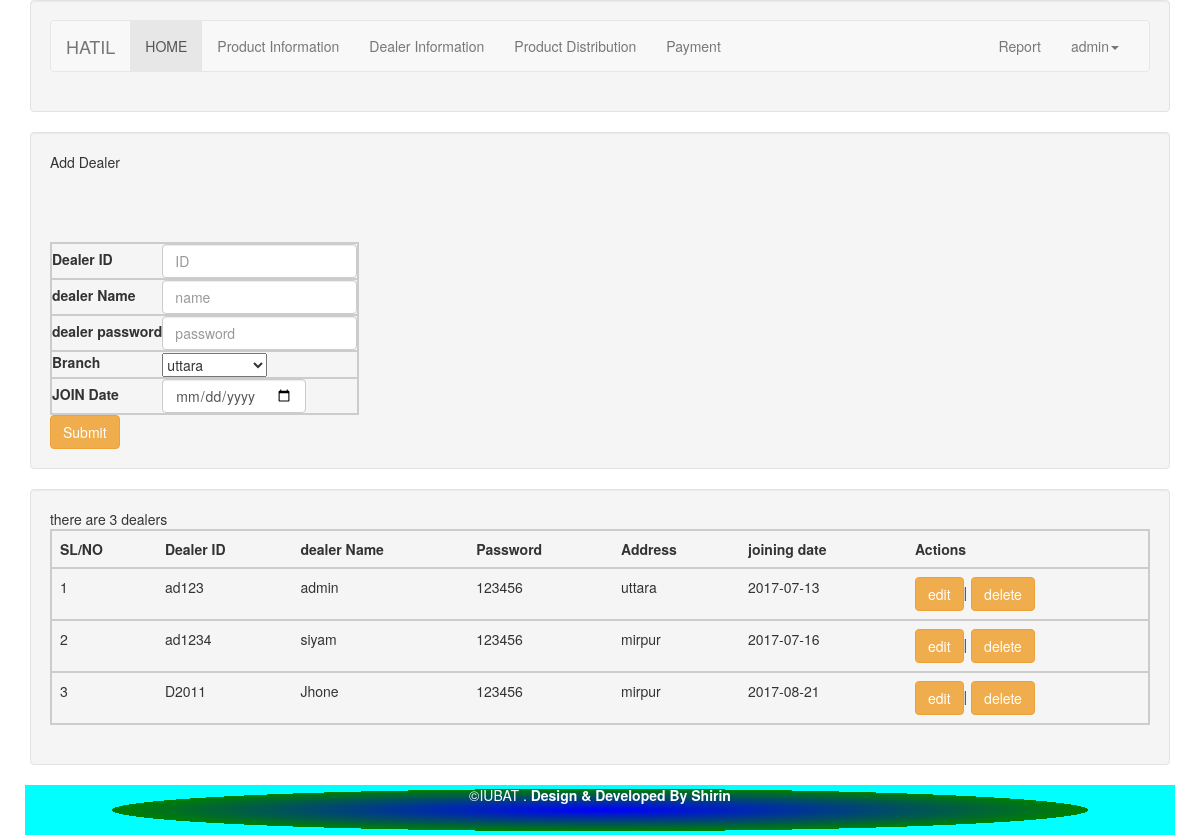
/admin/dealers.php (signed in), run on the app's committed database.
### tables this page shows
CREATE TABLE `dealers` (
  `id` int(11) NOT NULL,
  `dealer_id` varchar(200) NOT NULL,
  `name` varchar(200) NOT NULL,
  `pass` varchar(200) NOT NULL,
  `address` text NOT NULL,
  `join_date` date NOT NULL,
  `accounts` tinyint(1) NOT NULL,
  `payment_date` date NOT NULL,
  `type` varchar(200) NOT NULL,
  `addedby` varchar(200) NOT NULL
);

### admin/dealers.php (the view, shortened to what this page needs)
 <?php  include('files/header.php'); ?>
<?php  include('files/menu.php'); ?>
<div class="container">
	<div class="row">
		<div class="col-md-12">
			<div class="well">
				Add Dealer
				<form class="form-inline" action="php/dealer_add.php" method="post">
					<table>
						<tr>
							<div class="form-group">
						<td> <label  for="exampleInputEmail3">Dealer ID</label></td>
						<td> <input required type="text" name="id" class="form-control"  placeholder="ID"></td>
						</div>
					</tr>
					<br>
						<tr>
							<div class="form-group">
						<td><label for="exampleInputPassword3">dealer  Name</label></td>
						<td><input required type="text"  name="name" class="form-control" id="name" placeholder="name"></td>
						</div>
					</tr>
					<tr>
							<div class="form-group">
						<td><label for="exampleInputPassword3">dealer  password</label></td>
						<td><input required type="password"  name="pass" class="form-control" placeholder="password"></td>
						</div>
					</tr>
					<tr>
							<div class="form-group">
						<td><label  for="exampleInputPassword3">Branch </label></td>
						<td>
							<select name="adrs"  id="">
								<option value="uttara">uttara</option>
							</select>
						</td>
						</div>
					</tr>
					<tr>
							<div class="form-group">
						<td><label  for="exampleInputPassword3">JOIN Date</label></td>
						<td><input type="date"  name="date" class="form-control" placeholder="date"></td>
						</div>
					</tr>
					</table>
  <button type="submit" name="save_dealer" class="btn btn-warning">Submit</button>
</form>
			</div>
		</div>
	</div>
</div>
<div class="container">
	<div class="row">
		<div class="col-md-12">
			<div class="well">
				<table class="table">
					<tr>
						<th>SL/NO</th>
						<th>Dealer  ID</th>
					<th>dealer Name</th>
					<th>Password</th>
					<th>Address</th>
					<th>joining date</th>
					<th>Actions</th>
					</tr>
					<?php
					$db =  new Db();
	                $obj = $db->getConnection();
					$i = 0;
					$addedby = $_SESSION['username'];
					$sql1 = "SELECT * FROM `dealers` where addedby = '$addedby'";
					$query1 = $obj->prepare($sql1);
					$query1->execute();
					while($row=$query1->fetch())
					{
						$i++;
						$id = $row['id'];
						$d_id = $row['dealer_id'];
						$d_name  = $row['name'];
						$pass = $row['pass'];
						$adrs = $row['address'];
						$join =$row['join_date'];
?>
<tr>
	<td> <?php echo $i;?> </td>
	<td><?php echo $d_id;?></td>
	<td><?php echo $d_name ;?></td>
	<td><?php echo $pass;?></td>
	<td><?php echo $adrs;?></td>
	<td><?php echo $join;?></td>
	<td><a href="dealer_update.php?edit=<?php echo $id; ?>"><button class="btn btn-warning">edit</button></a>|
		<a href="dealer_delete.php?delete=<?php echo $id; ?>"><button class="btn btn-warning">delete</button></a></td>
</tr>
<?php
					}
					?>
				</table>
			</div>
		</div>
	</div>
</div>
 <?php  include('files/footer.php'); ?>

### admin/dealers.php (style rules this page uses)
table tr { border: 2px #ccc solid; }

### data on the page
dealers: dealer "ad123", name "admin", pass "123456", address "uttara", join_date "2017-07-13"
dealers: dealer "ad1234", name "siyam", pass "123456", address "mirpur", join_date "2017-07-16"
dealers: dealer "D2011", name "Jhone", pass "123456", address "mirpur", join_date "2017-08-21"

### other printed values
$_SESSION['username'] "admin"
